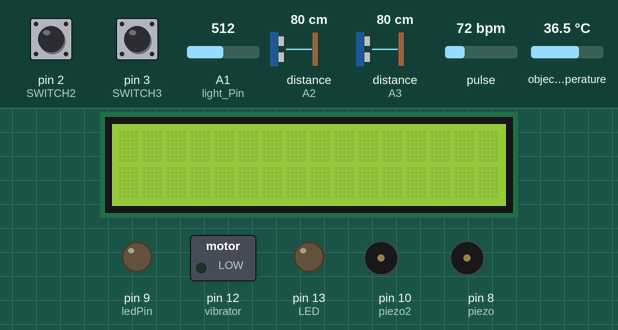
Simulated run of this sketch. Board: Arduino Uno, built with avr-gcc and run on an emulated ATmega328P. Parts: 16×2 character LCD, switched loads named in the sketch (green lamp = pin HIGH), output pins drawn as LEDs (lit = HIGH), buzzer (waves = sounding, pin HIGH). Wiring (inferred from the names in the program): 2 × ultrasonic range finder: trigger pin 7, echo A2 / trigger pin 11, echo A3. Dashed ring = blinking. Inputs (shaded band) come from the test bench; at power-on: pin 2 (SWITCH2) HIGH, pin 3 (SWITCH3) HIGH, pulse 72 bpm, distance to the obstacle (sensors on A2, A3) 80 cm, A1 (light_Pin) = 512, object temperature 36.5 °C. The echo pulse lasts 58.3 µs per cm; pins used as bus, display or sensor lines are not drawn; what the sketch prints to the serial monitor is not drawn.

Above: at 1.2 s.
1.3 s: pin 2 (SWITCH2) pulled LOW for 1.25 s
At 2.82 s:
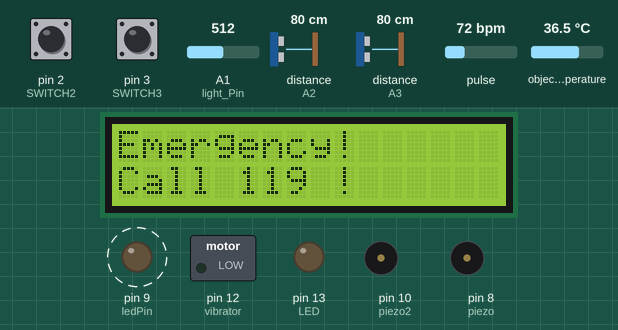
4.1 s: pin 3 (SWITCH3) pulled LOW for 1.25 s
At 5.49 s:
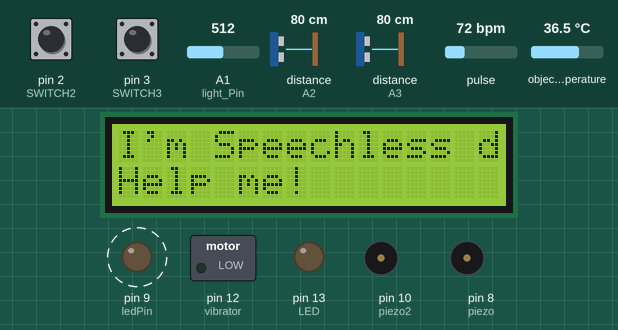
6.8 s: pulse set to 128 bpm
8.6 s: pulse set to 133 bpm
At 10.6 s:
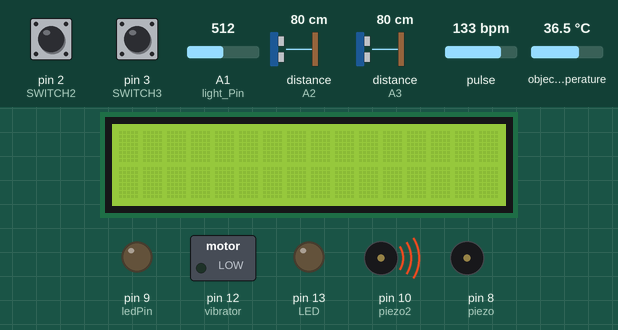
11.1 s: distance to the obstacle (sensor on A2) set to 54 cm
15.1 s: distance to the obstacle (sensor on A2) set to 48 cm
At 20.2 s:
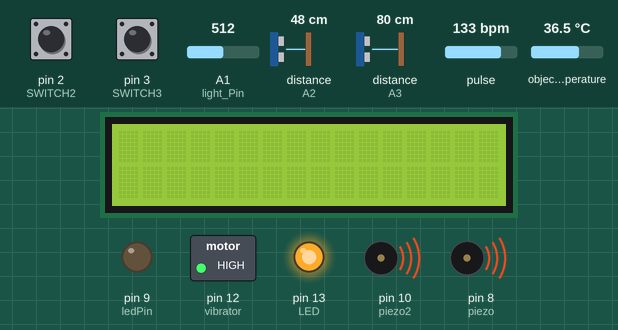
Timing chart, 0 to 20.4 s (numbered marks = the images above; inputs shaded):
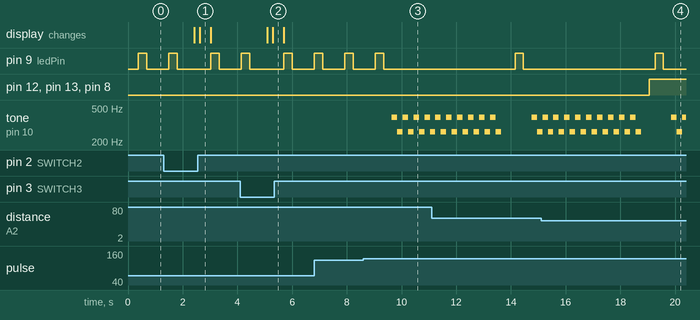

The sketch:

main.ino
```cpp
#include <Adafruit_MLX90614.h>
#include <SPI.h>
#include <Wire.h>
#include <stdint.h>
#include <LiquidCrystal_I2C.h>
LiquidCrystal_I2C lcd(0x27, 16, 2);
#define OLED_RESET 4
Adafruit_MLX90614 mlx = Adafruit_MLX90614();
#define USE_ARDUINO_INTERRUPTS true
#include <PulseSensorPlayground.h>
#define C 262
#define D 294
#define E 330
#define G 392
#define A 440
#define B 494
#define BUFF_SIZE 256

int SWITCH1 = 1;
int SWITCH2 = 2;
int SWITCH3 = 3;

int piezo=8; //초음파 거리 측정 단일음 피에조, 온도 센서
int vibrator=12; //초음파 거리 측정 진동
int trigPin = 7; //초음파 거리 측정
int echoPin =A2; //초음파 거리 측정
int trigPin2=11; //앞쪽 초음파 센서
int echoPin2=A3; //앞쪽 초음파 센서
int LED = 13; //초음파 거리 측정 LED 빨간색
int N;
double duration,distance;
double duration2, distance2;
int light_Pin = A1;   // 조도 센서
int light_sense;       //조도 센서
int ledPin = 9;     // 조도 센서 위한 LED- 초록색

const int PulseWire = 0;
const int LED13 = 13;
int Threshold = 550;
int N_bpm=120;
int M_bpm=30;
int BPMLED = 4; //심장 박동, 흰색
int piezo2=10; //심작 박동 위한 피에조(여러음)
int notes[20] = { G,C,G,C,G,C,G,C,G,C,G,C,G,C,G,C,G,C,G,C};
int tempo = 300;

PulseSensorPlayground pulseSensor;

int bRx = 5; //블루투스의 RX와 연결한 부분
int bTx = 6; //블루투스의 TX와 연결한 부분

#include <SoftwareSerial.h>
SoftwareSerial bluetooth(bTx,bRx);
//왼쪽 인자는 아두이노에서 Rx로 사용하는 핀
//오른족 인자는 Tx로 사용하는 핀

uint8_t buffer[BUFF_SIZE];
uint8_t index = 0;
uint8_t data;

char cbuffer[BUFF_SIZE];


int ind1, ind2,  ind3;
String user;
String age="";
String emergency="";


int androidCmd;


void setup()
{
  Serial.begin(9600);
  bluetooth.begin(9600);


  //Serial.println("Adafruit MLX90614 test");
  mlx.begin();

  //초음파 거리 측정
  pinMode(LED, OUTPUT);
  pinMode(trigPin,OUTPUT);
  pinMode(echoPin,INPUT);
  pinMode(piezo, OUTPUT);
  pinMode(vibrator, OUTPUT);
  pinMode(trigPin2,OUTPUT);
  pinMode(echoPin2,INPUT);
  lcd.init();
  lcd.backlight();
  pinMode(SWITCH1, INPUT_PULLUP);
  pinMode(SWITCH2, INPUT_PULLUP);
  pinMode(SWITCH3, INPUT_PULLUP);

  pinMode(ledPin, OUTPUT); //조도 센서

  if (pulseSensor.begin()) {
    Serial.println("We created a pulseSensor Object !");
  }
}


void loop()
{
  String inputString = "";
  while(bluetooth.available()){
    //안드로이드 앱으로부터 수신기능
    inputString= bluetooth.readString();
  }

  //시리얼 보드에서 안드로이드 앱으로 송신기능.
  //     if(Serial.available())
  // {
  //   char toSend = (char)Serial.read();
  //   bluetooth.print(toSend);
  // }


  if(!inputString.equals("")){

      //android app에서 inputString은 "Name: 이태경Age:1~13Emergency Command:helpme"와 같은 형태로 들어온다.
      int lengthofstring = inputString.length();
      ind1 = inputString.indexOf(':');
      ind2 = inputString.indexOf(':', ind1+1 );
      ind3 = inputString.indexOf(':', ind2+1 );


      //위에 있는 inputString을 쪼개서 이태경은 user에, 1~13은 age에,helpme는 emergency로 들어간다.
      user = inputString.substring(ind1+2, ind2-3);
      age = inputString.substring(ind2+1, ind3-18);
      emergency = inputString.substring(ind3+1, lengthofstring-1);


      Serial.println("===========사용자 정보========");
      Serial.println(user);
      Serial.println(age);
      Serial.println(emergency);

      //안드로이드 앱으로 송신. 받아들인 inputString을 그대로 송신은 가능.
      // char* cString = (char*) malloc(sizeof(char)*(inputString.length() + 1));
      // inputString.toCharArray(cString, inputString.length() + 1);
      // bluetooth.write(cString);

      inputString = "";
  }

  //초음파 센서 거리 측정
  digitalWrite(trigPin,LOW);
  delayMicroseconds(2);
  digitalWrite(trigPin,HIGH);
  delayMicroseconds(10);
  digitalWrite(trigPin,LOW);
  duration = pulseIn(echoPin,HIGH);

  digitalWrite(trigPin2,LOW);
  delayMicroseconds(2);
  digitalWrite(trigPin2,HIGH);
  delayMicroseconds(10);
  digitalWrite(trigPin2,LOW);
  duration2 = pulseIn(echoPin2,HIGH);

  distance = duration / 29 / 2;
  distance2 = duration2 / 29 / 2;
  N=50;
  delay(100);


  if( distance2 <50 || distance<50){
    digitalWrite(LED,HIGH);
    digitalWrite(piezo,HIGH);
    digitalWrite(vibrator,HIGH);
  }
  else{
    digitalWrite(LED,LOW);
    digitalWrite(piezo,LOW);
    digitalWrite(vibrator,LOW);
  }

/// 온도 센서
  if(mlx.readObjectTempC()>80){
    digitalWrite(piezo, HIGH);
    digitalWrite(vibrator, HIGH);
    delay(1000);
    digitalWrite(piezo, LOW);
    digitalWrite(vibrator, LOW);
  }

  // lcd 모니터
  if (digitalRead(SWITCH1) == LOW){
      lcd.setCursor(0, 0);
      lcd.print("Call");
      delay(200);
      lcd.setCursor(0, 1);
      lcd.print("010-1234-5678!");
      delay(200);
    }
    else if (digitalRead(SWITCH2) == LOW){
      lcd.setCursor(0, 0);
      lcd.print("Emergency!");
      delay(200);
      lcd.setCursor(0, 1);
      lcd.print("Call 119 !");
      delay(200);
    }
    else if (digitalRead(SWITCH3) == LOW){
      //만약 emergency command 값이 지정되었을 때(bluetooth로 정보가 수신되었을때) 사용자가 앱을 통해 입력한 emergency command를 출력
       if(!emergency.equals("")){
         lcd.setCursor(0, 0);
         lcd.print(emergency);
         delay(200);
         }
       else{
        lcd.setCursor(0, 0);
        lcd.print("I'm Speechless disorder, Help me!");
        delay(200);
        lcd.setCursor(0, 1);
        lcd.print("Help me!");
        delay(200);
       }
    }
    delay(200);
    lcd.clear();

  //조도센서
  light_sense = analogRead(light_Pin);
  digitalWrite(ledPin, HIGH);

   if (light_sense< 400) {
  digitalWrite(ledPin, LOW);
  } else {
  digitalWrite(ledPin, HIGH);
  delay(300);
  digitalWrite(ledPin, LOW);
  delay(300);
  }

int myBPM = pulseSensor.getBeatsPerMinute();


if (pulseSensor.sawStartOfBeat()) {
   if(age.equals("1~13")){ //어린이
    if(myBPM>130 || myBPM <60 ){
    for (int i = 0; i < 1; i++) {
      tone (piezo2, notes[ i ], tempo); //LED 깜빡 깜빡
      digitalWrite(BPMLED,HIGH);
      delay(100);
      digitalWrite(BPMLED,LOW);
      delay(100);
     }
     noTone(piezo2);
    }
}
  else if(age.equals("14~50")){ //성인
    if(myBPM>105 || myBPM<55 ){
    for (int i = 0; i < 1; i++) {
      tone (piezo2, notes[ i ], tempo); //LED 깜빡 깜빡
      digitalWrite(BPMLED,HIGH);
      delay(100);
      digitalWrite(BPMLED,LOW);
      delay(100);
     }
     noTone(piezo2);
    }
}
  else if(age.equals("51~")){ //노인
    if(myBPM>80 || myBPM<50 ){
    for (int i = 0; i < 1; i++) {
      tone (piezo2, notes[ i ], tempo); //LED 깜빡 깜빡
      digitalWrite(BPMLED,HIGH);
      delay(100);
      digitalWrite(BPMLED,LOW);
      delay(100);
     }
     noTone(piezo2);
}
}

     else{   //만약 age값이 지정되지 않았을 때, bluetooth로 정보가 제대로 수신되지 않았을때, 평균 수치
  if(myBPM>130 || myBPM<55 ){
    for (int i = 0; i < 20; i++) {
      tone (piezo2, notes[ i ], tempo);
      digitalWrite(BPMLED,HIGH);
      delay(100);
      digitalWrite(BPMLED,LOW);
      delay(100);
     }
     noTone(piezo2);
  }
     }

}
  delay(200);
}
```

Measured:
- the behaviour switches between 130 and 131 bpm on pulse (found by bisection; images 2 and 3)
- the behaviour switches between 51 and 50 cm on distance to the obstacle (sensor on A2) (found by bisection; images 3 and 4)
- after the input at 1.3 s, pin 9 (ledPin): LOW → HIGH after 1.7 s, → LOW 0.30 s later; the display: first changes after 1.1 s (image 1 shows a later state)
- after the input at 4.1 s, pin 9 (ledPin): LOW → HIGH after 1.6 s, → LOW 0.30 s later; the display: first changes after 0.99 s (image 2 shows a later state)
- after the input at 8.6 s, pin 9 (ledPin): goes on until 9.3 s, then stays LOW; tone on pin 10 (piezo2): alternates 392 Hz for 0.20 s and 262 Hz for 0.20 s, starting after 1.0 s
- after the input at 15.1 s, pin 12 (vibrator), pin 13 (LED), pin 8 (piezo): LOW → HIGH after 4.0 s
- what the display in image 1 shows lasts 0.4 s, from 2.6 s to 3.0 s
